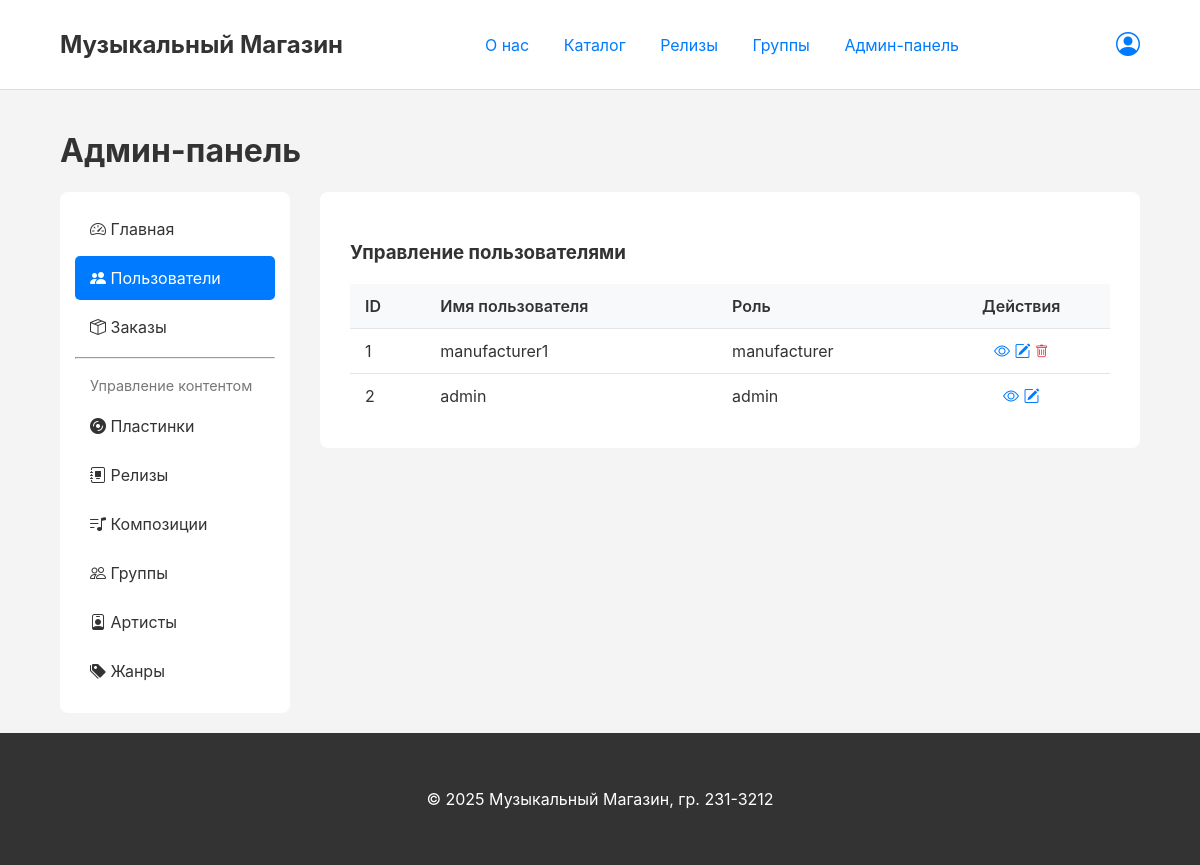
The app's page /admin/users (signed in), older data.
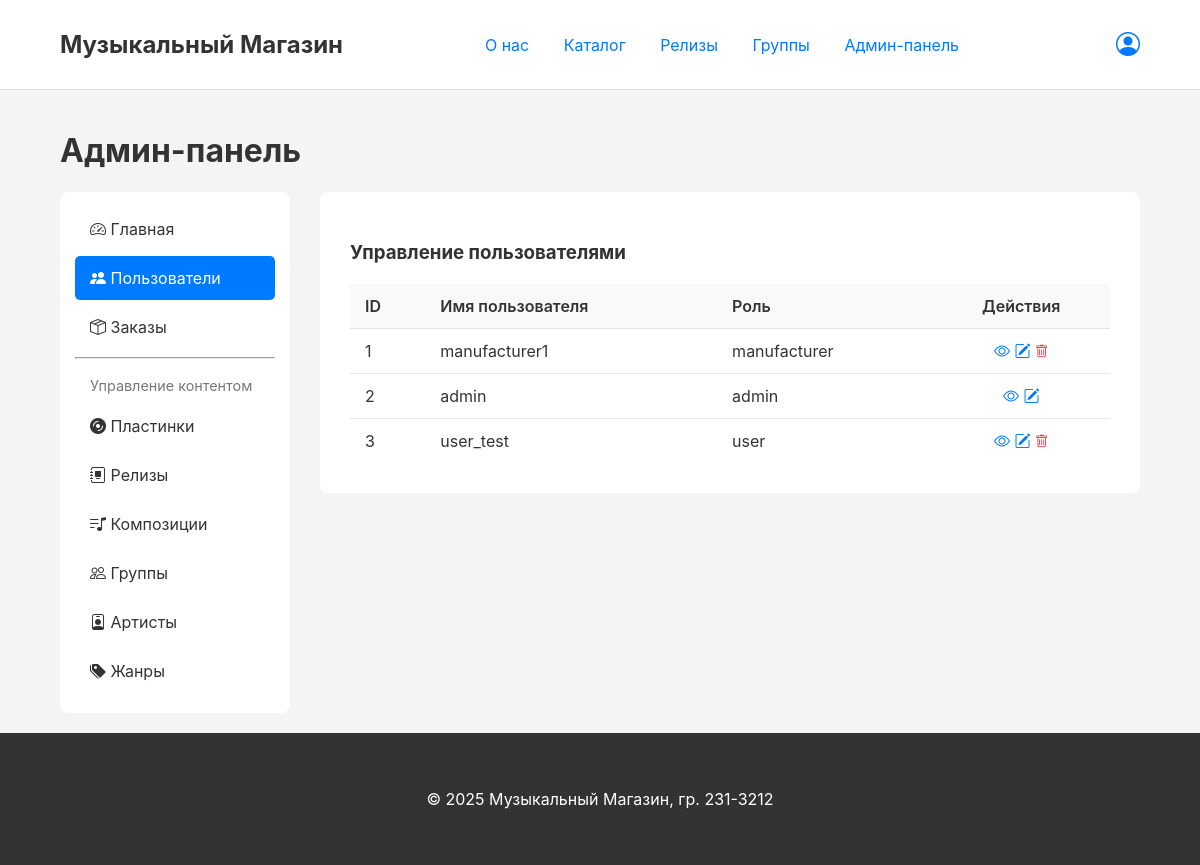
The same page, newer data.
### app/models.py (models this page shows, shortened)
class User(UserMixin, db.Model):
    __tablename__ = 'users'
    id = db.Column(db.Integer, primary_key=True)
    username = db.Column(db.String(100), unique=True, nullable=False, index=True)
    password_hash = db.Column(db.String(255), nullable=False)
    role = db.Column(db.Enum('user', 'manufacturer', 'admin'), nullable=False)
    customer_profile = db.relationship('CustomerProfile', backref='user', uselist=False, cascade="all, delete-orphan")
    manufacturer_profile = db.relationship('ManufacturerProfile', backref='user', uselist=False, cascade="all, delete-orphan")
    orders = db.relationship('Order', backref='user', lazy='dynamic')

### app/routes.py (the view)
@app.route('/admin/users')
@login_required
@admin_required
def admin_users():
    users = User.query.order_by(User.id).all()
    return render_template('admin/users_list.html', title='Управление пользователями', users=users)

### app/__init__.py (called while the page is built)
@login_manager.user_loader
def load_user(id):
    return models.User.query.get(int(id))

### app/routes.py (called while the page is built)
def admin_required(f):
    @wraps(f)
    def decorated_function(*args, **kwargs):
        if not current_user.is_authenticated or current_user.role != 'admin':
            abort(403)
        return f(*args, **kwargs)
    return decorated_function

### app/templates/admin/users_list.html
{% extends "admin_base.html" %}
{% block admin_content %}
    <h3>Управление пользователями</h3>
    <table class="admin-table">
        <thead>
            <tr>
                <th>ID</th>
                <th>Имя пользователя</th>
                <th>Роль</th>
                <th class="actions">Действия</th>
            </tr>
        </thead>
        <tbody>
        {% for user in users %}
            <tr>
                <td>{{ user.id }}</td>
                <td>{{ user.username }}</td>
                <td>{{ user.role }}</td>
                <td class="actions">
                    <a href="{{ url_for('admin_user_detail', user_id=user.id) }}" title="Просмотр"><i class="bi bi-eye"></i></a>
                    <a href="{{ url_for('admin_edit_user', user_id=user.id) }}" title="Редактировать"><i class="bi bi-pencil-square"></i></a>
                    {% if user.id != current_user.id %}
                        <form action="{{ url_for('admin_delete_user', user_id=user.id) }}" method="POST" style="display: inline;" onsubmit="return confirm('Вы уверены? Это действие необратимо.');">
                            <button type="submit" title="Удалить"><i class="bi bi-trash"></i></button>
                        </form>
                    {% endif %}
                </td>
            </tr>
        {% endfor %}
        </tbody>
    </table>
{% endblock %}

### app/templates/admin_base.html
{% extends "base.html" %}
{% block content %}
    <h1>Админ-панель</h1>
    <div class="profile-container">
        <aside class="profile-sidebar">
            <a href="{{ url_for('admin_dashboard') }}" class="{% if request.endpoint == 'admin_dashboard' %}active{% endif %}">
                <i class="bi bi-speedometer2"></i> Главная
            </a>
            <a href="{{ url_for('admin_users') }}" class="{% if 'admin_user' in request.endpoint %}active{% endif %}">
                <i class="bi bi-people-fill"></i> Пользователи
            </a>
            <a href="#" class="{% if 'admin_order' in request.endpoint %}active{% endif %}">
                <i class="bi bi-box-seam"></i> Заказы
            </a>
            <hr>
            <p style="padding: 10px 15px; color: #777; font-size: 0.9em; margin: 0;">Управление контентом</p>
            <a href="#">
                <i class="bi bi-disc-fill"></i> Пластинки
            </a>
            <a href="{{ url_for('admin_releases') }}" class="{% if 'release' in request.endpoint %}active{% endif %}">
                <i class="bi bi-journal-album"></i> Релизы
            </a>
            <a href="{{ url_for('admin_compositions') }}" class="{% if 'composition' in request.endpoint %}active{% endif %}">
                <i class="bi bi-music-note-list"></i> Композиции
            </a>
            <a href="{{ url_for('admin_bands') }}" class="{% if 'band' in request.endpoint %}active{% endif %}">
                <i class="bi bi-people"></i> Группы
            </a>
            <a href="{{ url_for('admin_artists') }}" class="{% if 'artist' in request.endpoint %}active{% endif %}">
                <i class="bi bi-person-badge"></i> Артисты
            </a>
            <a href="{{ url_for('admin_genres') }}" class="{% if 'genre' in request.endpoint %}active{% endif %}">
                <i class="bi bi-tags-fill"></i> Жанры
            </a>
        </aside>
        <div class="profile-content">
            {% block admin_content %}{% endblock %}
        </div>
    </div>
{% endblock %}

### app/templates/base.html (shortened to what this page needs)
<!DOCTYPE html>
<html lang="ru">
<head>
    <link rel="stylesheet" href="{{ url_for('static', filename='css/style.css') }}">
    <link rel="stylesheet" href="https://cdn.jsdelivr.net/npm/bootstrap-icons@1.11.3/font/bootstrap-icons.min.css">
</head>
<body>
    <header>
        <div class="container">
            <div class="header-left">
                <a href="{{ url_for('index') }}" class="logo">Музыкальный Магазин</a>
            </div>
            <nav class="header-center">
                <a href="{{ url_for('about') }}">О нас</a>
                <a href="{{ url_for('index') }}">Каталог</a>
                <a href="{{ url_for('releases_list') }}">Релизы</a>
                <a href="{{ url_for('bands_list') }}">Группы</a>
                {% if current_user.is_authenticated %}
                    {% if current_user.role == 'admin' %}
                        <a href="{{ url_for('admin_dashboard') }}">Админ-панель</a>
                    {% endif %}
                {% endif %}
            </nav>
            <div class="header-right">
                {% if current_user.is_authenticated %}
                    <a href="{{ url_for('profile') }}" title="Профиль"><i class="bi bi-person-circle" style="font-size: 1.5rem;"></i></a>
                {% else %}
                    <a href="{{ url_for('login') }}" title="Вход"><i class="bi bi-box-arrow-in-right" style="font-size: 1.5rem;"></i></a>
                {% endif %}
            </div>
        </div>
    </header>
    <main>
        <div class="container">
            {% block content %}{% endblock %}
        </div>
    </main>
    <footer>
        <div class="container">
            <p>&copy; 2025 Музыкальный Магазин, гр. 231-3212</p>
        </div>
    </footer>
</body>
</html>

### app/static/css/style.css (style rules this page uses)
body { font-family: -apple-system, BlinkMacSystemFont, "Segoe UI", Roboto, "Helvetica Neue", Arial, sans-serif; margin: 0; background-color: #f4f4f4; color: #333; display: flex; flex-direction: column; min-height: 100vh; }
.container { width: 90%; max-width: 1200px; margin: 0 auto; padding: 20px; }
a { color: #007bff; text-decoration: none; }
main { flex: 1; }
header { background-color: #fff; border-bottom: 1px solid #ddd; padding: 10px 0; }
header .container { display: flex; justify-content: space-between; align-items: center; }
header .logo { font-size: 1.5em; font-weight: bold; text-decoration: none; color: #333; }
header nav a { margin: 0 15px; }
header .header-right a { margin-left: 15px; }
footer { background-color: #333; color: #fff; text-align: center; padding: 20px 0; margin-top: auto; }
.profile-container { display: flex; gap: 30px; align-items: flex-start; }
.profile-sidebar { flex: 0 0 200px; background: #fff; padding: 15px; border-radius: 8px; }
.profile-sidebar a { display: block; padding: 12px 15px; color: #333; text-decoration: none; border-radius: 5px; margin-bottom: 5px; transition: background-color 0.2s ease; }
.profile-sidebar a.active { background-color: #007bff; color: white; }
.profile-content { flex: 1; background: #fff; padding: 30px; border-radius: 8px; }
.admin-table { width: 100%; border-collapse: collapse; margin-top: 20px; }
.admin-table th, .admin-table td { padding: 12px 15px; text-align: left; border-bottom: 1px solid rgba(0, 0, 0, 0.1); }
.admin-table th { background-color: #f8f9fa; font-weight: 600; }
.admin-table tr:last-child td { border-bottom: none; }
.admin-table .actions { text-align: center; }
form button[title="Удалить"] { color: #dc3545; border: none; background: none; cursor: pointer; padding: 0; }

Row changes from the older to the newer data that the page shows:
added User: id "3", username "user_test", role "user"
